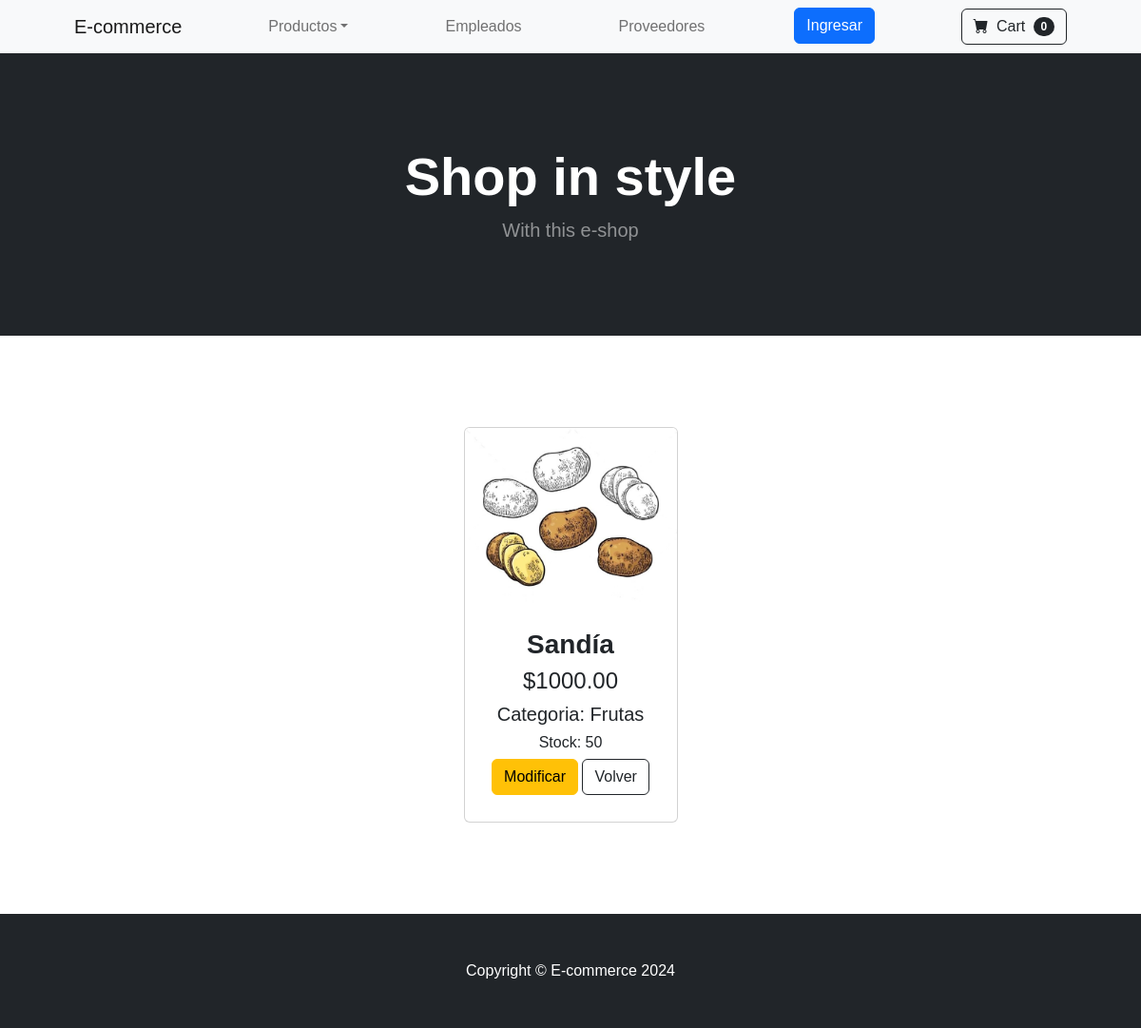
The page /ecommerce/detail_product/12 on the database its author committed.
### ecommerce/models.py (models this page shows, shortened)
class Product(models.Model):
    title = models.CharField(max_length=40)
    description = models.CharField(max_length=255)
    category = models.CharField(max_length=50)
    price = models.DecimalField(max_digits=9, decimal_places=2)
    stock = models.IntegerField()

### ecommerce/views.py (the view)
# urls.py: path('detail_product/<int:id>', detailed_product, name='detailedProduct'),
def detailed_product(req, id):
    product = Product.objects.get(id=id)
    return render(req, 'detail_product.html', {'product': product})

### ecommerce/templates/detail_product.html (shortened to what this page needs)
<!DOCTYPE html>
<html lang="en">
    <head>
        {% load static %}
        <link href="https://cdn.jsdelivr.net/npm/bootstrap-icons@1.5.0/font/bootstrap-icons.css" rel="stylesheet" />
        <link href="{% static '/css/styles.css' %}" rel="stylesheet" />
    </head>
    <body>
        {% include 'navbar.html' %}
        {% include 'header.html' %}
        {% block dinamicContent %}
            <section class="py-5 container px-4 px-lg-5 mt-5">
                <div class="row gx-4 gx-lg-5 row-cols-2 row-cols-md-3 row-cols-xl-4 justify-content-center">
                    <div class="col mb-5">
                            <div class="card h-100">
                                <img class="card-img-top" src="{% static 'imgs/potato.jpg' %}" alt={{product.title}} />
                                <div class="card-body p-4 text-center">
                                    <h3 class="fw-bolder">{{product.title}}</h3>
                                    <h4>${{product.price}}</h4>
                                    <h5>Categoria: {{product.category}}</h5>
                                    <h6>Stock: {{product.stock}}</h6>
                                    <a class="btn btn-warning mt-auto mb-1" href="{% url 'updateProduct' product.id %}">Modificar</a>
                                    <a class="btn btn-outline-dark mt-auto mb-1" href="{% url 'products' %}">Volver</a>
                                </div>
                            </div>
                    </div>
                </div>
            </section>
        {% endblock dinamicContent %}
        {% include 'footer.html' %}
    </body>
</html>

### rows shown on the page
Product: title "Sandía", price "1000.00", category "Frutas", stock "50"
